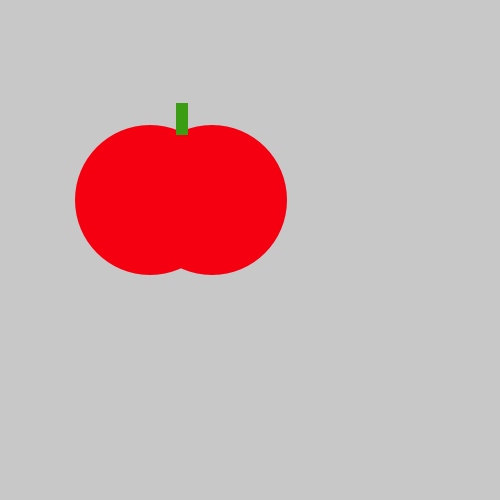
Frame 1 (no input)
Frame 60 (the mouse pressed at the canvas centre just before this capture): identical to frame 1, image omitted
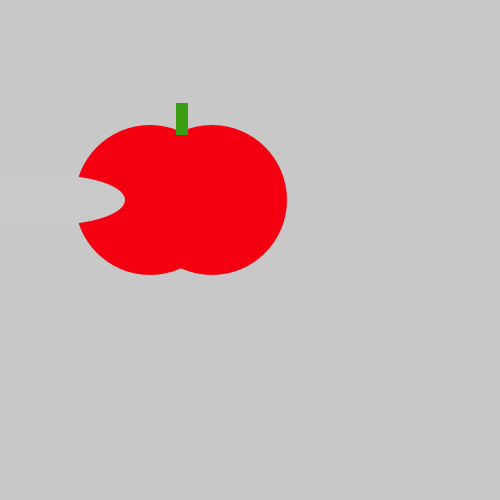
Frame 120 (the mouse held since frame 60 and released just before this capture)

The Processing sketch that drew these frames (run headless with seeded random() and noise(); from frame 60 on, the mouse is pressed at the canvas centre):

// Processing sketch: AppleBite
// ── AppleBite.pde
void setup() {
    size(500, 500);

}
void draw() {
    background(200, 200, 200);
    noStroke();
     fill(#F50010);
   ellipse(150, 200, 150, 150);
    ellipse(212, 200, 150, 150);
    fill(#3A9D13);
    rect(176, 103, 12, 32);
    
    if (mousePressed == true){
    fill(#C9C9C9);
    ellipse(50, 200, 150, 50);

    }
}
